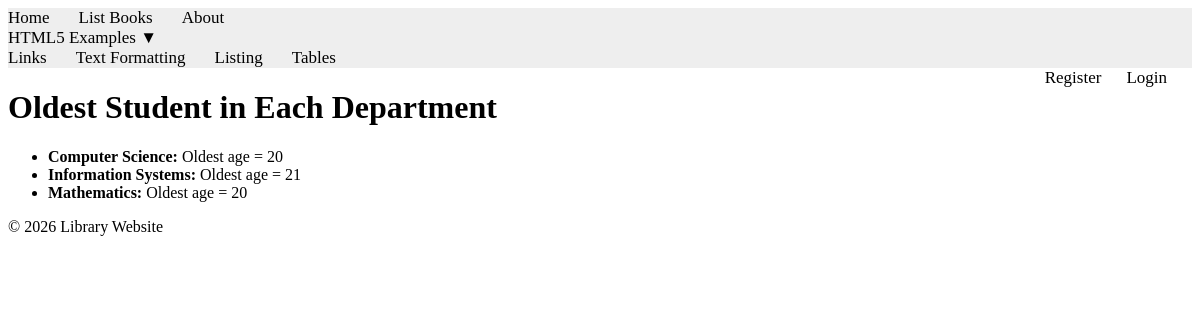
Page /books/lab9/task3/ on the committed database.
### apps/bookmodule/models.py (models this page shows, shortened)
class Department(models.Model):
    name = models.CharField(max_length=100)

### apps/bookmodule/views.py (the view)
# urls.py: path('lab9/task3/', views.lab9_task3, name="books.lab9_task3"),
def lab9_task3(request):
    from django.db.models import Min
    stats = Department.objects.annotate(oldest=Min('student__age'))
    return render(request, 'bookmodule/lab9_task3.html', {'stats': stats})

### apps/templates/bookmodule/lab9_task3.html (shortened to what this page needs)
{% extends "layouts/base.html" %}
{% load static %}
{% block content %}
<div class="container">
    <h1>Oldest Student in Each Department</h1>
    <ul>
    {% for dept in stats %}
        <li><strong>{{ dept.name }}:</strong> Oldest age = {{ dept.oldest }}</li>
    {% empty %}
        <li>No departments found.</li>
    {% endfor %}
    </ul>
</div>
{% endblock content %}

### rows in the picture
Department: name "Computer Science", oldest "20"
Department: name "Information Systems", oldest "21"
Department: name "Mathematics", oldest "20"
